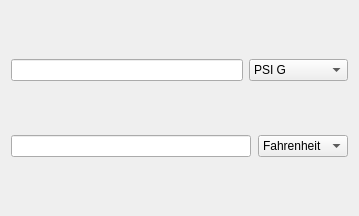
<?xml version="1.0" encoding="UTF-8"?>
<ui version="4.0">
 <class>Dialog</class>
 <widget class="QDialog" name="Dialog">
  <property name="geometry">
   <rect>
    <x>0</x>
    <y>0</y>
    <width>359</width>
    <height>216</height>
   </rect>
  </property>
  <property name="windowTitle">
   <string>Saturated Steam Properties</string>
  </property>
  <layout class="QGridLayout" name="gridLayout">
   <item row="0" column="0">
    <layout class="QVBoxLayout" name="verticalLayout">
     <item>
      <spacer name="verticalSpacer_2">
       <property name="orientation">
        <enum>Qt::Vertical</enum>
       </property>
       <property name="sizeHint" stdset="0">
        <size>
         <width>20</width>
         <height>40</height>
        </size>
       </property>
      </spacer>
     </item>
     <item>
      <layout class="QHBoxLayout" name="horizontalLayout_2">
       <item>
        <widget class="QLineEdit" name="lineEdit_pressure"/>
       </item>
       <item>
        <widget class="QComboBox" name="comboBox_pressure">
         <item>
          <property name="text">
           <string>PSI G</string>
          </property>
         </item>
         <item>
          <property name="text">
           <string>BAR G</string>
          </property>
         </item>
         <item>
          <property name="text">
           <string>kg/cm2 G</string>
          </property>
         </item>
         <item>
          <property name="text">
           <string>Kilopascal G</string>
          </property>
         </item>
        </widget>
       </item>
      </layout>
     </item>
     <item>
      <spacer name="verticalSpacer">
       <property name="orientation">
        <enum>Qt::Vertical</enum>
       </property>
       <property name="sizeHint" stdset="0">
        <size>
         <width>20</width>
         <height>40</height>
        </size>
       </property>
      </spacer>
     </item>
     <item>
      <layout class="QHBoxLayout" name="horizontalLayout">
       <property name="spacing">
        <number>7</number>
       </property>
       <item>
        <widget class="QLineEdit" name="lineEdit_temperature"/>
       </item>
       <item>
        <widget class="QComboBox" name="comboBox_temperature">
         <item>
          <property name="text">
           <string>Fahrenheit</string>
          </property>
         </item>
         <item>
          <property name="text">
           <string>Celsius</string>
          </property>
         </item>
         <item>
          <property name="text">
           <string>Kelvin</string>
          </property>
         </item>
        </widget>
       </item>
      </layout>
     </item>
     <item>
      <spacer name="verticalSpacer_3">
       <property name="orientation">
        <enum>Qt::Vertical</enum>
       </property>
       <property name="sizeHint" stdset="0">
        <size>
         <width>20</width>
         <height>40</height>
        </size>
       </property>
      </spacer>
     </item>
    </layout>
   </item>
  </layout>
 </widget>
 <layoutdefault spacing="6" margin="11"/>
 <resources/>
 <connections/>
</ui>
